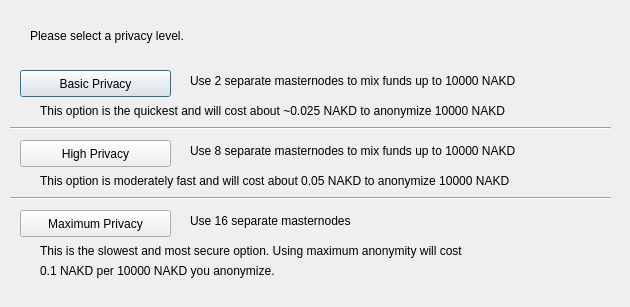
<?xml version="1.0" encoding="UTF-8"?>
<ui version="4.0">
 <class>ObfuscationConfig</class>
 <widget class="QDialog" name="ObfuscationConfig">
  <property name="geometry">
   <rect>
    <x>0</x>
    <y>0</y>
    <width>630</width>
    <height>307</height>
   </rect>
  </property>
  <property name="windowTitle">
   <string>Configure Obfuscation</string>
  </property>
  <widget class="QPushButton" name="buttonBasic">
   <property name="geometry">
    <rect>
     <x>20</x>
     <y>70</y>
     <width>151</width>
     <height>27</height>
    </rect>
   </property>
   <property name="text">
    <string>Basic Privacy</string>
   </property>
  </widget>
  <widget class="QPushButton" name="buttonHigh">
   <property name="geometry">
    <rect>
     <x>20</x>
     <y>140</y>
     <width>151</width>
     <height>27</height>
    </rect>
   </property>
   <property name="text">
    <string>High Privacy</string>
   </property>
  </widget>
  <widget class="QPushButton" name="buttonMax">
   <property name="geometry">
    <rect>
     <x>20</x>
     <y>210</y>
     <width>151</width>
     <height>27</height>
    </rect>
   </property>
   <property name="text">
    <string>Maximum Privacy</string>
   </property>
  </widget>
  <widget class="QLabel" name="label">
   <property name="geometry">
    <rect>
     <x>30</x>
     <y>20</y>
     <width>571</width>
     <height>31</height>
    </rect>
   </property>
   <property name="text">
    <string>Please select a privacy level.</string>
   </property>
  </widget>
  <widget class="QLabel" name="label_2">
   <property name="geometry">
    <rect>
     <x>190</x>
     <y>70</y>
     <width>421</width>
     <height>21</height>
    </rect>
   </property>
   <property name="text">
    <string>Use 2 separate masternodes to mix funds up to 10000 NAKD</string>
   </property>
  </widget>
  <widget class="QLabel" name="label_3">
   <property name="geometry">
    <rect>
     <x>190</x>
     <y>140</y>
     <width>411</width>
     <height>21</height>
    </rect>
   </property>
   <property name="text">
    <string>Use 8 separate masternodes to mix funds up to 10000 NAKD</string>
   </property>
  </widget>
  <widget class="QLabel" name="label_4">
   <property name="geometry">
    <rect>
     <x>190</x>
     <y>210</y>
     <width>421</width>
     <height>21</height>
    </rect>
   </property>
   <property name="text">
    <string>Use 16 separate masternodes</string>
   </property>
  </widget>
  <widget class="QLabel" name="label_6">
   <property name="geometry">
    <rect>
     <x>40</x>
     <y>100</y>
     <width>561</width>
     <height>21</height>
    </rect>
   </property>
   <property name="text">
    <string>This option is the quickest and will cost about ~0.025 NAKD to anonymize 10000 NAKD</string>
   </property>
  </widget>
  <widget class="QLabel" name="label_7">
   <property name="geometry">
    <rect>
     <x>40</x>
     <y>170</y>
     <width>561</width>
     <height>21</height>
    </rect>
   </property>
   <property name="text">
    <string>This option is moderately fast and will cost about 0.05 NAKD to anonymize 10000 NAKD</string>
   </property>
  </widget>
  <widget class="QLabel" name="label_8">
   <property name="geometry">
    <rect>
     <x>40</x>
     <y>240</y>
     <width>561</width>
     <height>21</height>
    </rect>
   </property>
   <property name="text">
    <string>This is the slowest and most secure option. Using maximum anonymity will cost</string>
   </property>
  </widget>
  <widget class="QLabel" name="label_9">
   <property name="geometry">
    <rect>
     <x>40</x>
     <y>260</y>
     <width>561</width>
     <height>21</height>
    </rect>
   </property>
   <property name="text">
    <string>0.1 NAKD per 10000 NAKD you anonymize.</string>
   </property>
  </widget>
  <widget class="Line" name="line">
   <property name="geometry">
    <rect>
     <x>10</x>
     <y>120</y>
     <width>601</width>
     <height>16</height>
    </rect>
   </property>
   <property name="orientation">
    <enum>Qt::Horizontal</enum>
   </property>
  </widget>
  <widget class="Line" name="line_2">
   <property name="geometry">
    <rect>
     <x>10</x>
     <y>190</y>
     <width>601</width>
     <height>16</height>
    </rect>
   </property>
   <property name="orientation">
    <enum>Qt::Horizontal</enum>
   </property>
  </widget>
 </widget>
 <resources/>
 <connections/>
</ui>
